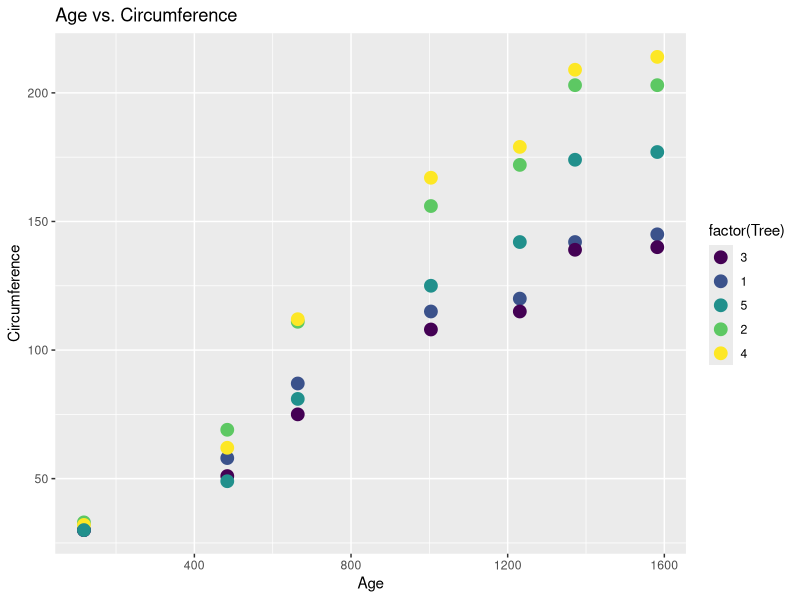
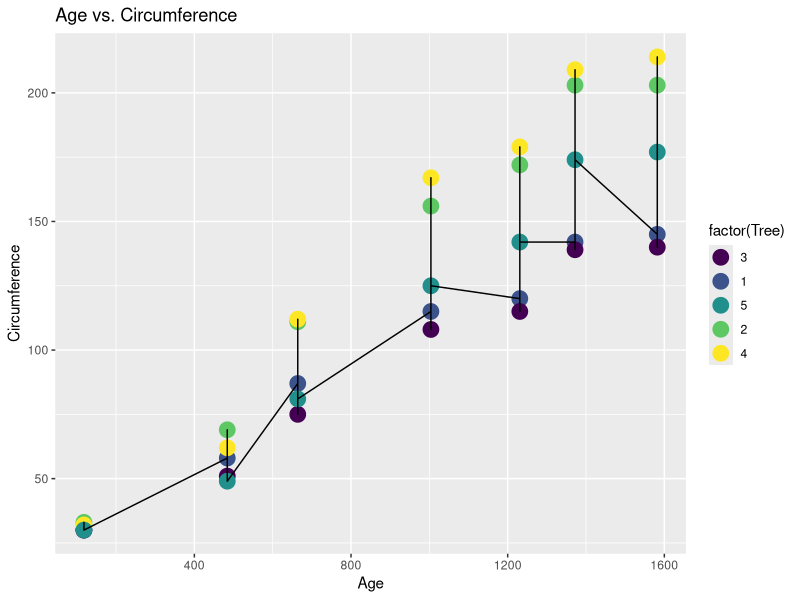
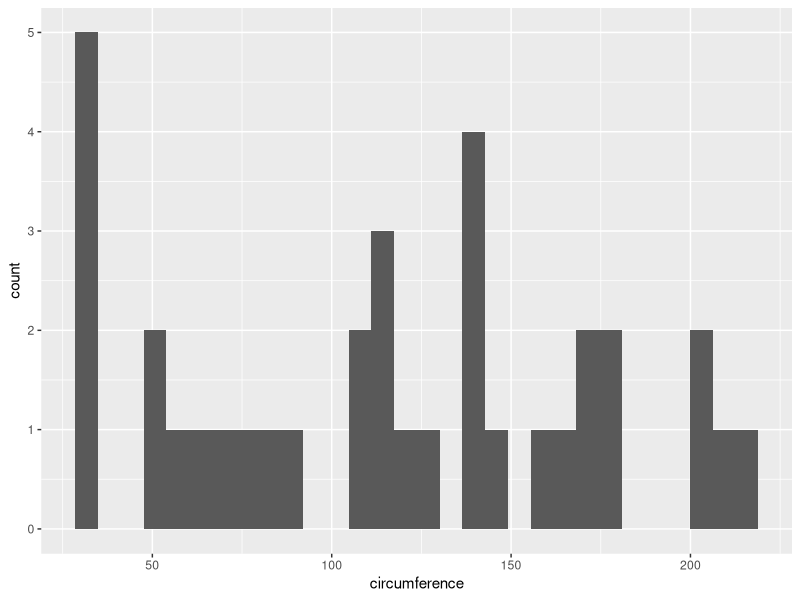
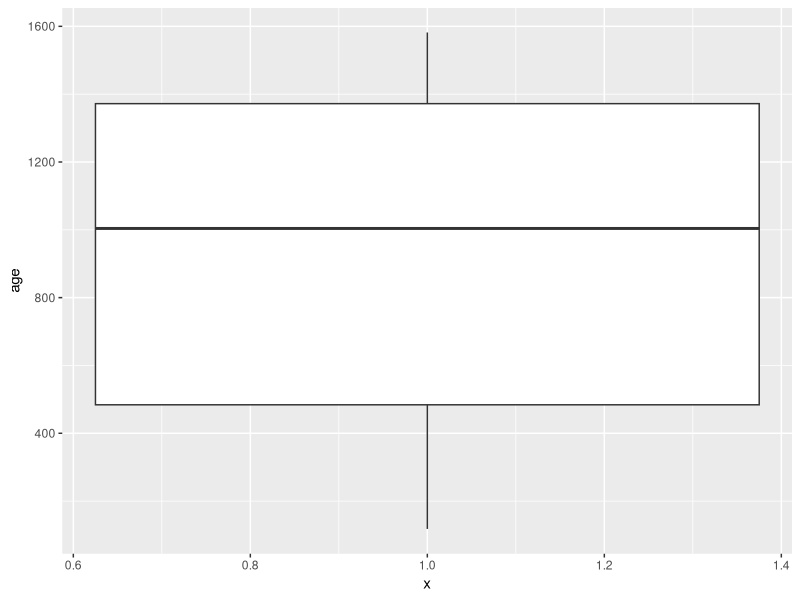
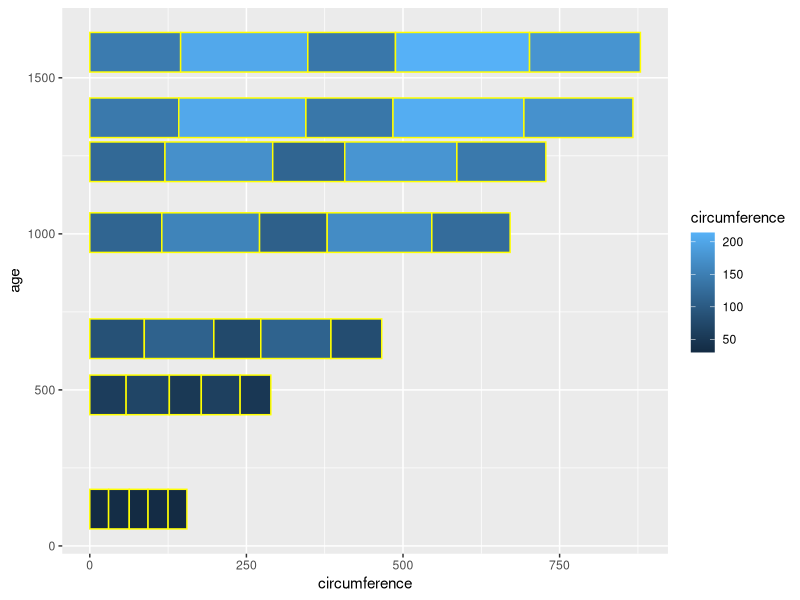

Here is the R script that generated these plots, in order:
## ---- chunk 1
  library(ggplot2)
## ---- chunk 2
summary(Orange)
str(Orange)
## ---- chunk 3

  ggplot(Orange, aes(x = age, y = circumference)) + 
  geom_point(aes(colour = factor(Tree)),size=4)+
  ggtitle("Age vs. Circumference") +
  xlab("Age") +
  ylab("Circumference")

## ---- chunk 4
  ggplot(Orange, aes(x = age, y = circumference))+
  geom_point(aes(colour = factor(Tree)),size=5)+
  geom_line()+
  ggtitle("Age vs. Circumference")+
  xlab("Age")+
  ylab("Circumference")

## ---- chunk 5
ggplot(Orange, aes(circumference)) +geom_histogram()

## ---- chunk 6
ggplot(Orange, aes(x = 1, y = age))+geom_boxplot()

## ---- chunk 7
  ggplot(Orange, aes(x = age, y = circumference))+
  geom_bar(stat = "identity",colour='yellow',aes(fill=circumference))+
  coord_flip()
